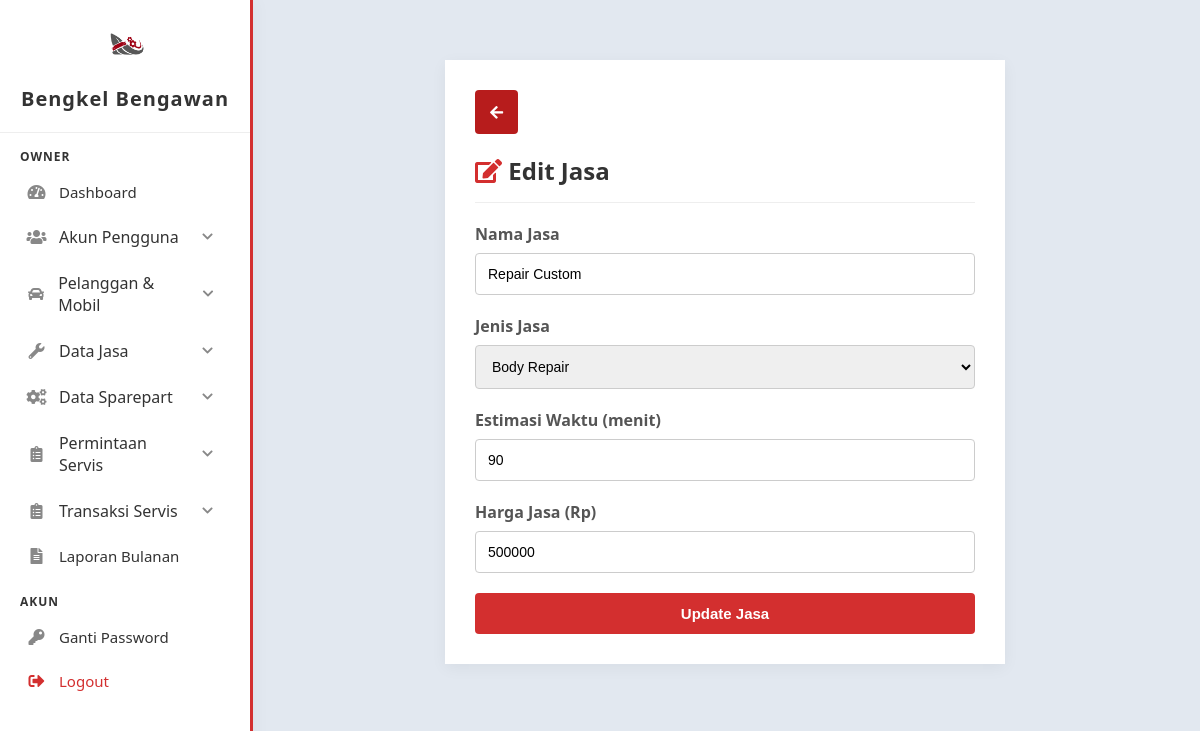
Page /owner/jasa/edit.php?id=1 (signed in) on the committed database.
### tables this page shows
CREATE TABLE `jasa` (
  `id_jasa` int(11) NOT NULL,
  `id_jenis_jasa` int(11) NOT NULL,
  `nama_jasa` varchar(255) NOT NULL,
  `estimasi_waktu` int(11) NOT NULL,
  `harga_jasa` int(11) NOT NULL
);

CREATE TABLE `jenis_jasa` (
  `id_jenis_jasa` int(11) NOT NULL,
  `nama_jenis_jasa` varchar(50) NOT NULL
);

### owner/jasa/edit.php (the view, shortened to what this page needs)
<?php
include '../../config/config.php';
$id_jasa = $_GET['id'];
$query_jasa = "SELECT * FROM jasa WHERE id_jasa = ?";
$stmt = $conn->prepare($query_jasa);
$stmt->bind_param("i", $id_jasa);
$stmt->execute();
$result_jasa = $stmt->get_result();
$jasa = $result_jasa->fetch_assoc();
$query_jenis = "SELECT * FROM jenis_jasa";
$result_jenis = $conn->query($query_jenis);
?>
<!DOCTYPE html>
<html lang="en">
<head>
    <link href="https://cdnjs.cloudflare.com/ajax/libs/font-awesome/5.15.3/css/all.min.css" rel="stylesheet">
    <link href="../../assets/css/dashboard.css" rel="stylesheet">
    <link rel="stylesheet" href="../../assets/css/add.css">
</head>
<body>
    <?php include '../../includes/sidebar.php'; ?>
    <div class="content">
        <div class="form-container">
            <div style="text-align: left;">
                <a href="list.php" class="btn btn-back"><i class="fas fa-arrow-left"></i></a>
            </div>
            <h2 style="margin-top : 0; color: #333; border-bottom: 1px solid #eee; padding-bottom: 15px; margin-bottom: 20px;">
                <i class="fas fa-edit" style="color: #d32f2f"></i> Edit Jasa
            </h2>
            <form action="" method="POST">
                <div class="form-group">
                    <label>Nama Jasa</label>
                    <input type="text" name="nama_jasa" class="form-control" placeholder="Input nama jasa" value="<?php echo htmlspecialchars($jasa['nama_jasa']); ?>" required>
                </div>
                <div class="form-group">
                    <label>Jenis Jasa</label>
                    <select name="id_jenis_jasa" class="form-control" required>
                        <?php while($row = $result_jenis->fetch_assoc()): ?>
                            <option value="<?php echo $row['id_jenis_jasa']; ?>" <?php echo ($row['id_jenis_jasa'] == $jasa['id_jenis_jasa']) ? 'selected' : ''; ?>>
                                <?php echo htmlspecialchars($row['nama_jenis_jasa']); ?>
                            </option>
                        <?php endwhile; ?>
                    </select>
                </div>
                <div class="form-group">
                    <label>Estimasi Waktu (menit)</label>
                    <input type="number" name="estimasi_waktu" class="form-control" placeholder="Input estimasi waktu (menit)" value="<?php echo htmlspecialchars($jasa['estimasi_waktu']); ?>" required>
                </div>
                <div class="form-group">
                    <label>Harga Jasa (Rp)</label>
                    <input type="number" name="harga_jasa" class="form-control" placeholder="Input harga jasa" value="<?php echo htmlspecialchars($jasa['harga_jasa']); ?>" required>
                </div>
                <button type="submit" class="btn btn-submit">Update Jasa</button>
            </form>
        </div>
    </div>
</body>
</html>

### assets/css/dashboard.css (style rules this page uses)
body { font-family: 'Segoe UI', Tahoma, Geneva, Verdana, sans-serif; background-color: #e2e8f0; margin: 0; }
.content { padding: 40px 20px; text-align: center; }

### assets/css/add.css (style rules this page uses)
.form-container { background: white; padding: 30px; border-radius: 0px; box-shadow: 0 4px 15px rgba(0,0,0,0.05); margin: 20px auto; max-width: 500px; text-align: left; }
.form-group { margin-bottom: 20px; }
.form-group label { display: block; margin-bottom: 8px; font-weight: bold; color: #555; }
.form-control { width: 100%; padding: 12px; border: 1px solid #ccc; border-radius: 4px; box-sizing: border-box; font-size: 14px; }
.btn { padding: 12px 15px; border: none; border-radius: 4px; cursor: pointer; color: white; font-weight: bold; text-decoration: none; font-size: 15px; }
.btn-submit { background-color: #d32f2f; width: 100%; transition: background-color 0.3s; }
.btn-back { background-color: #b71c1c; display: inline-block; margin-bottom: 20px; transition: background-color 0.3s; }

### assets/css/sidebar.css (style rules this page uses)
body { padding-left: 250px; margin: 0; }

### rows in the picture
jasa: nama_jasa "Repair Custom", id_jenis_jasa "Body Repair", estimasi_waktu "90", harga_jasa "500000"
